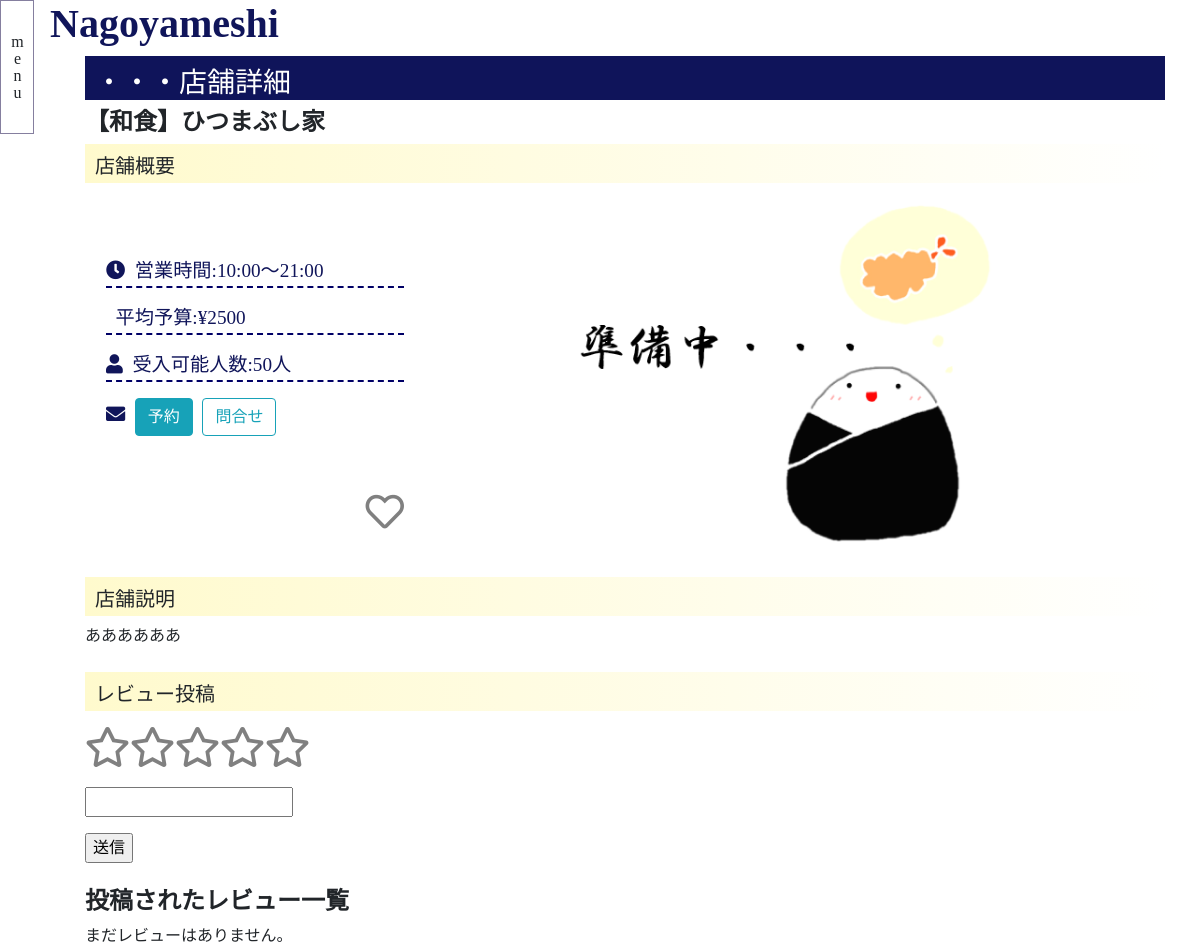
The page /restaurant/1/ on the database as committed earlier.
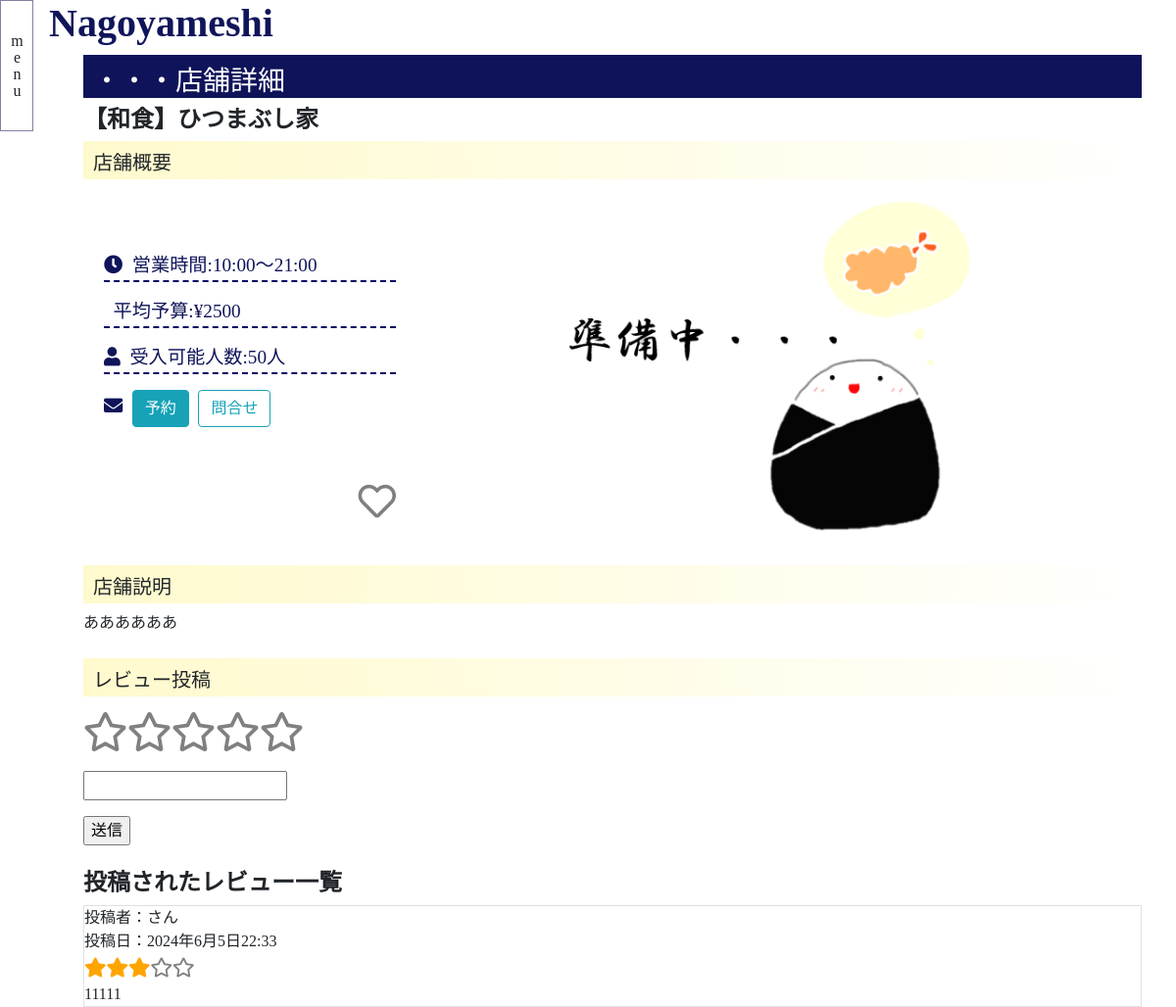
The same page on the database as committed later.
### nagoyameshi/models.py (models this page shows, shortened)
class Restaurant(models.Model):
    name = models.CharField(verbose_name="店舗名",max_length=100)
    category = models.ForeignKey(Category, verbose_name="カテゴリ", on_delete=models.SET_NULL, null=True, blank=True)
    img = models.ImageField(verbose_name="店舗画像", upload_to="nagoyameshi/restaurant/img")
    description = models.TextField(verbose_name="店舗説明文")
    created_date = models.DateTimeField(verbose_name="作成日",auto_now_add=True)
    update_date = models.DateTimeField(verbose_name="編集日",auto_now=True)
    budget = models.PositiveIntegerField(verbose_name="予算")
    capacity = models.PositiveIntegerField(verbose_name="受け入れ可能人数")
    start = models.TimeField(verbose_name="営業開始")
    end = models.TimeField(verbose_name="営業終了")

class Category(models.Model):
    name = models.CharField(verbose_name="カテゴリ名",max_length=10)
    def __str__(self):
        return self.name

class Review(models.Model):
    created_date = models.DateTimeField(verbose_name="作成日時", auto_now_add=True)
    user = models.ForeignKey(User, verbose_name="レビューユーザー", on_delete=models.CASCADE)
    restaurant = models.ForeignKey(Restaurant, verbose_name="対象飲食店", on_delete=models.CASCADE)
    comment = models.TextField(verbose_name="コメント")
    stars = models.IntegerField(verbose_name="評価", validators=[MinValueValidator(1),MaxValueValidator(5)])
    def star_icon(self):
        dic                 = {}
        dic["true_star"]    = self.stars * " "
        dic["false_star"]   = (5-self.stars)* " "
        return dic

### nagoyameshi/views.py (the view)
class RestaurantView(View):
    def get(self, request, pk, *args, **kwargs):
        print(pk)
        context = {}
        context["restaurant"]   = Restaurant.objects.filter(id=pk).first()
        context["reviews"]      = Review.objects.filter(restaurant=pk)
        return render(request, "nagoyameshi/restaurant.html", context)

### templates/nagoyameshi/restaurant.html (shortened to what this page needs)
{% extends "nagoyameshi/base.html" %}
{% block main %}
<div class="container">
<div class="table-responsive">
<section>
<h3>・・・店舗詳細</h3>
<h4>【{{ restaurant.category }}】{{ restaurant.name }}</h4>
<table style="width: 100%;">
  <tr>
  <h5>&nbsp;&nbsp;店舗概要</h5>
  <td>
          <br>
          <br>
        <ul class="outline">
          <div class="outline-list"><i class="fas fa-clock"></i>&nbsp;&nbsp;営業時間:{{ restaurant.start }}～{{ restaurant.end }}</div>
            <p class="u-line"></p>
          <div class="outline-list">&nbsp;&nbsp;平均予算:¥{{ restaurant.budget }}</div>
            <p class="u-line"></p>
          <div><i class="fas fa-user"></i>&nbsp;&nbsp;受入可能人数:{{ restaurant.capacity }}人</div>
            <p class="u-line"></p>
          <div>
          <i class="fas fa-envelope"></i>&nbsp;
          <input type="submit" value="予約" class="btn btn-info">&nbsp;
          <input type="submit" value="問合せ" class="btn btn-outline-info">
          </div>
          <br>
          <br>
          <div style="text-align: right;">
            <form action="{% url 'nagoyameshi:fav' restaurant.id %}" method="post">
              <label id="fav_check_label"  for="fav_submit">
                {% if is_faved %}
                <div class="on_fav"><i class="fas fa-heart fa-2x"></i></div>
                {% else %}
                <div class="off_fav"><i class="far fa-heart fa-2x"></i></div>
                {% endif %}
              </label>
          </form>
        </div>
        </ul>
      <td style="text-align: center;">
        <img src="{{ restaurant.img.url }}" alt="店舗画像" style="width: 70%; height: auto;">
      </td>
    </tr>
  </table>
  </div>
<h5>&nbsp;&nbsp;店舗説明</h5>
<div>{{ restaurant.description }}</div>
<br>
<h5>&nbsp;&nbsp;レビュー投稿</h5>
<form action="{% url 'nagoyameshi:review' restaurant.id %}" method="post">
  <div class="star_radio_label_area">
      <div class="star_radio_label_flex">
          <label class="star_radio_label" for="star_radio_5"><div class="true_star" ></div><div class="false_star"><i class="far fa-star"></i></div></label>
          <label class="star_radio_label" for="star_radio_4"><div class="true_star" ></div><div class="false_star"><i class="far fa-star"></i></div></label>
          <label class="star_radio_label" for="star_radio_3"><div class="true_star" ></div><div class="false_star"><i class="far fa-star"></i></div></label>
          <label class="star_radio_label" for="star_radio_2"><div class="true_star" ></div><div class="false_star"><i class="far fa-star"></i></div></label>
          <label class="star_radio_label" for="star_radio_1"><div class="true_star" ></div><div class="false_star"><i class="far fa-star"></i></div></label>
      </div>
  </div>
  <div>
    <p><input type="text" name="comment"></p>
  </div>
  <div>
    <input type="submit" value="送信">
  </div>
</form>
<br>
<h4>投稿されたレビュー一覧</h4>
{% for review in reviews %}
<div class="border">
  <div>投稿者：{{ review.users }}さん</div>
  <div>投稿日：{{ review.created_date }}</div>
    <div class="review_star">
        <span class="review_true_star">{% for s in review.star_icon.true_star %}<i class="fas fa-star"></i>{% endfor %}</span>
        <span class="review_false_star">{% for s in review.star_icon.false_star %}<i class="far fa-star"></i>{% endfor %}</span>
    </div>
    <div>{{ review.comment }}</div>
    {% empty %}
    <div>まだレビューはありません。</div>
    {% endfor %}
{% endblock %}

### templates/nagoyameshi/base.html (shortened to what this page needs)
{% load static %}
<!DOCTYPE html>
<html lang="ja">
<head>
    <link rel="stylesheet" href="https://stackpath.bootstrapcdn.com/bootstrap/4.4.1/css/bootstrap.min.css">
    <link rel="stylesheet" href="https://pro.fontawesome.com/releases/v5.10.0/css/all.css">
    <link rel="stylesheet" type="text/css" href="{% static 'common/css/style.css' %}">
    <link rel="stylesheet" type="text/css" href="{% static 'nagoyameshi/css/nagoyameshi_style.css' %}">
</head>
<body style="margin-top: 0;margin-left: 50px;">
<h1>Nagoyameshi</h1>
  <div class="sidebar_area">
       <label class="sidebar_label" for="sidebar_chk">menu</label>
  </div>
    <main class="container">
        {% block main %}
        {% endblock %}
    </main>
</body>
</html>

### static/common/css/style.css (style rules this page uses)
body { font-family: メイリオ; }
.sidebar_area { position:fixed; top:0; left:-300px; transition:0.2s; }
.sidebar_label { position:absolute; top:0; left:300px; writing-mode:vertical-lr; text-orientation: upright; padding:2rem 0.25rem; cursor:pointer; border:solid 1px rgba(60, 50, 102, 0.623); }
ul { list-style: none; margin-left: -20px; }
h1 { color: rgba(4, 9, 82, 0.952); font-weight: bold; }
h4 { font-weight: bold; }
h5 { background: linear-gradient(90deg, lemonchiffon, white); padding: 10px 0 5px 0; }

### static/nagoyameshi/css/nagoyameshi_style.css (style rules this page uses)
h3 { color: white; background-color: rgba(4, 9, 82, 0.952); padding-top: 10px; padding-left: 10px; }
p { color: rgba(4, 9, 82, 0.952); }
.outline { color: rgba(4, 9, 82, 0.952); font-size: larger; }
.u-line { color: rgba(4, 9, 82, 0.952); border-bottom: 2px dashed #000066; }
.off_fav { color:gray; }
.star_radio_label_area { display:inline-block; }
.star_radio_label_flex { font-size:2.5rem; display:flex; flex-direction: row-reverse; }
.star_radio_label { cursor:pointer; }
.false_star { color:gray; }
.review_star { font-size:0; }
.review_star > span { font-size:1.25rem; }
.review_true_star { color:orange; }
.review_false_star { color:gray; }

Rows that differ between the two databases and show on the page:
added Review: created_date "2024年6月5日22:33", stars 3 (drawn), comment "11111"
Other text that changed with them:
text no longer shown: "まだレビューはありません。"
